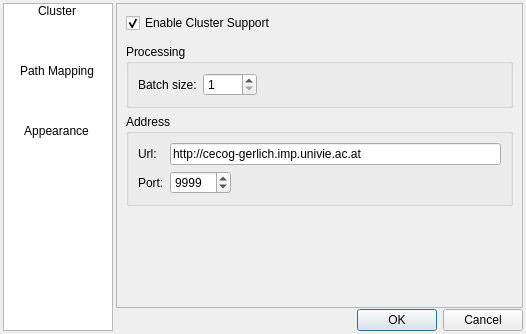
<?xml version="1.0" encoding="UTF-8"?>
<ui version="4.0">
 <class>Dialog</class>
 <widget class="QDialog" name="Dialog">
  <property name="geometry">
   <rect>
    <x>0</x>
    <y>0</y>
    <width>526</width>
    <height>334</height>
   </rect>
  </property>
  <property name="windowTitle">
   <string>Preferences</string>
  </property>
  <property name="windowIcon">
   <iconset>
    <normaloff>:/resources/icons/applications-system.png</normaloff>:/resources/icons/applications-system.png</iconset>
  </property>
  <layout class="QGridLayout" name="gridLayout_2">
   <property name="margin">
    <number>3</number>
   </property>
   <property name="spacing">
    <number>3</number>
   </property>
   <item row="0" column="1">
    <layout class="QVBoxLayout" name="vbox">
     <property name="spacing">
      <number>1</number>
     </property>
     <item>
      <widget class="QStackedWidget" name="stack">
       <property name="frameShape">
        <enum>QFrame::StyledPanel</enum>
       </property>
       <property name="currentIndex">
        <number>0</number>
       </property>
       <widget class="QWidget" name="cluster">
        <layout class="QVBoxLayout" name="verticalLayout">
         <item>
          <widget class="QCheckBox" name="cluster_support">
           <property name="toolTip">
            <string>&lt;html&gt;&lt;head/&gt;&lt;body&gt;&lt;p&gt;Enable/disable cluster support. &lt;/p&gt;&lt;/body&gt;&lt;/html&gt;</string>
           </property>
           <property name="text">
            <string>Enable Cluster Support</string>
           </property>
           <property name="checked">
            <bool>true</bool>
           </property>
          </widget>
         </item>
         <item>
          <spacer name="verticalSpacer">
           <property name="orientation">
            <enum>Qt::Vertical</enum>
           </property>
           <property name="sizeType">
            <enum>QSizePolicy::Fixed</enum>
           </property>
           <property name="sizeHint" stdset="0">
            <size>
             <width>20</width>
             <height>5</height>
            </size>
           </property>
          </spacer>
         </item>
         <item>
          <widget class="QGroupBox" name="gbox2">
           <property name="toolTip">
            <string>&lt;html&gt;&lt;head/&gt;&lt;body&gt;&lt;p&gt;Batch size:&lt;/p&gt;&lt;p&gt;The remote machine runs #positons/&amp;lt;batch size&amp;gt; processes. This paremeter reduces the degree of parallelisation.&lt;/p&gt;&lt;/body&gt;&lt;/html&gt;</string>
           </property>
           <property name="title">
            <string>Processing</string>
           </property>
           <layout class="QHBoxLayout" name="horizontalLayout">
            <item>
             <widget class="QLabel" name="label">
              <property name="sizePolicy">
               <sizepolicy hsizetype="Maximum" vsizetype="Preferred">
                <horstretch>0</horstretch>
                <verstretch>0</verstretch>
               </sizepolicy>
              </property>
              <property name="text">
               <string>Batch size:</string>
              </property>
             </widget>
            </item>
            <item>
             <widget class="QSpinBox" name="batch_size">
              <property name="minimum">
               <number>1</number>
              </property>
              <property name="maximum">
               <number>1000</number>
              </property>
             </widget>
            </item>
            <item>
             <spacer name="hspacer">
              <property name="orientation">
               <enum>Qt::Horizontal</enum>
              </property>
              <property name="sizeHint" stdset="0">
               <size>
                <width>40</width>
                <height>20</height>
               </size>
              </property>
             </spacer>
            </item>
           </layout>
          </widget>
         </item>
         <item>
          <widget class="QGroupBox" name="gbox">
           <property name="title">
            <string>Address</string>
           </property>
           <layout class="QHBoxLayout" name="horizontalLayout_4">
            <item>
             <layout class="QGridLayout" name="gridLayout">
              <property name="sizeConstraint">
               <enum>QLayout::SetMaximumSize</enum>
              </property>
              <item row="0" column="0">
               <widget class="QLabel" name="labelHost">
                <property name="text">
                 <string>Url:</string>
                </property>
               </widget>
              </item>
              <item row="1" column="0">
               <widget class="QLabel" name="labelPort">
                <property name="text">
                 <string>Port:</string>
                </property>
               </widget>
              </item>
              <item row="0" column="1">
               <widget class="QLineEdit" name="host">
                <property name="sizePolicy">
                 <sizepolicy hsizetype="MinimumExpanding" vsizetype="Fixed">
                  <horstretch>0</horstretch>
                  <verstretch>0</verstretch>
                 </sizepolicy>
                </property>
                <property name="text">
                 <string>http://cecog-gerlich.imp.univie.ac.at</string>
                </property>
               </widget>
              </item>
              <item row="1" column="1">
               <widget class="QSpinBox" name="port">
                <property name="sizePolicy">
                 <sizepolicy hsizetype="Fixed" vsizetype="Fixed">
                  <horstretch>0</horstretch>
                  <verstretch>0</verstretch>
                 </sizepolicy>
                </property>
                <property name="maximum">
                 <number>65535</number>
                </property>
                <property name="value">
                 <number>9999</number>
                </property>
               </widget>
              </item>
             </layout>
            </item>
           </layout>
          </widget>
         </item>
         <item>
          <spacer name="spacer2">
           <property name="orientation">
            <enum>Qt::Vertical</enum>
           </property>
           <property name="sizeHint" stdset="0">
            <size>
             <width>20</width>
             <height>40</height>
            </size>
           </property>
          </spacer>
         </item>
        </layout>
       </widget>
       <widget class="QWidget" name="pathmapping">
        <layout class="QVBoxLayout" name="verticalLayout_2">
         <property name="spacing">
          <number>3</number>
         </property>
         <property name="margin">
          <number>3</number>
         </property>
         <item>
          <layout class="QVBoxLayout" name="vbox_2">
           <property name="spacing">
            <number>0</number>
           </property>
           <item>
            <layout class="QHBoxLayout" name="hbox">
             <property name="spacing">
              <number>3</number>
             </property>
             <item>
              <widget class="QLabel" name="tp_label">
               <property name="toolTip">
                <string>&lt;html&gt;&lt;head/&gt;&lt;body&gt;&lt;p&gt;Target Platform:&lt;/p&gt;&lt;p&gt;Operating system of the cluster.&lt;/p&gt;&lt;/body&gt;&lt;/html&gt;</string>
               </property>
               <property name="text">
                <string>Target Platform:</string>
               </property>
              </widget>
             </item>
             <item>
              <widget class="QComboBox" name="target_platform">
               <property name="toolTip">
                <string>&lt;html&gt;&lt;head/&gt;&lt;body&gt;&lt;p&gt;Target Platform:&lt;/p&gt;&lt;p&gt;Operating system of the cluster.&lt;/p&gt;&lt;/body&gt;&lt;/html&gt;</string>
               </property>
              </widget>
             </item>
             <item>
              <spacer name="horizontalSpacer_2">
               <property name="orientation">
                <enum>Qt::Horizontal</enum>
               </property>
               <property name="sizeHint" stdset="0">
                <size>
                 <width>40</width>
                 <height>20</height>
                </size>
               </property>
              </spacer>
             </item>
             <item>
              <widget class="QPushButton" name="addBtn">
               <property name="toolTip">
                <string>&lt;html&gt;&lt;head/&gt;&lt;body&gt;&lt;p&gt;Add new path&lt;/p&gt;&lt;/body&gt;&lt;/html&gt;</string>
               </property>
               <property name="text">
                <string>Add</string>
               </property>
              </widget>
             </item>
             <item>
              <widget class="QPushButton" name="deleteBtn">
               <property name="toolTip">
                <string>&lt;html&gt;&lt;head/&gt;&lt;body&gt;&lt;p&gt;Delete selected path&lt;/p&gt;&lt;/body&gt;&lt;/html&gt;</string>
               </property>
               <property name="text">
                <string>Delete</string>
               </property>
              </widget>
             </item>
            </layout>
           </item>
           <item>
            <widget class="QTreeWidget" name="mappings">
             <property name="enabled">
              <bool>true</bool>
             </property>
             <property name="minimumSize">
              <size>
               <width>314</width>
               <height>0</height>
              </size>
             </property>
             <property name="editTriggers">
              <set>QAbstractItemView::DoubleClicked|QAbstractItemView::EditKeyPressed</set>
             </property>
             <property name="tabKeyNavigation">
              <bool>true</bool>
             </property>
             <property name="indentation">
              <number>0</number>
             </property>
             <property name="uniformRowHeights">
              <bool>false</bool>
             </property>
             <property name="itemsExpandable">
              <bool>false</bool>
             </property>
             <property name="animated">
              <bool>true</bool>
             </property>
             <property name="wordWrap">
              <bool>false</bool>
             </property>
             <property name="expandsOnDoubleClick">
              <bool>true</bool>
             </property>
             <attribute name="headerDefaultSectionSize">
              <number>100</number>
             </attribute>
             <attribute name="headerShowSortIndicator" stdset="0">
              <bool>false</bool>
             </attribute>
             <column>
              <property name="text">
               <string notr="true">1</string>
              </property>
             </column>
            </widget>
           </item>
          </layout>
         </item>
        </layout>
       </widget>
       <widget class="QWidget" name="stylesheet">
        <widget class="QGroupBox" name="groupBox">
         <property name="geometry">
          <rect>
           <x>9</x>
           <y>9</y>
           <width>391</width>
           <height>81</height>
          </rect>
         </property>
         <property name="title">
          <string>Color scheme</string>
         </property>
         <widget class="QComboBox" name="style_select">
          <property name="geometry">
           <rect>
            <x>90</x>
            <y>30</y>
            <width>281</width>
            <height>22</height>
           </rect>
          </property>
         </widget>
         <widget class="QLabel" name="label_2">
          <property name="geometry">
           <rect>
            <x>10</x>
            <y>30</y>
            <width>71</width>
            <height>16</height>
           </rect>
          </property>
          <property name="text">
           <string>Style Sheet</string>
          </property>
         </widget>
        </widget>
       </widget>
      </widget>
     </item>
     <item>
      <widget class="QDialogButtonBox" name="buttonBox">
       <property name="orientation">
        <enum>Qt::Horizontal</enum>
       </property>
       <property name="standardButtons">
        <set>QDialogButtonBox::Cancel|QDialogButtonBox::Ok</set>
       </property>
      </widget>
     </item>
    </layout>
   </item>
   <item row="0" column="0">
    <widget class="QListWidget" name="listWidget">
     <property name="sizePolicy">
      <sizepolicy hsizetype="Fixed" vsizetype="Expanding">
       <horstretch>0</horstretch>
       <verstretch>0</verstretch>
      </sizepolicy>
     </property>
     <property name="minimumSize">
      <size>
       <width>110</width>
       <height>0</height>
      </size>
     </property>
     <property name="maximumSize">
      <size>
       <width>100</width>
       <height>16777215</height>
      </size>
     </property>
     <property name="horizontalScrollBarPolicy">
      <enum>Qt::ScrollBarAlwaysOff</enum>
     </property>
     <property name="iconSize">
      <size>
       <width>32</width>
       <height>32</height>
      </size>
     </property>
     <property name="movement">
      <enum>QListView::Static</enum>
     </property>
     <property name="flow">
      <enum>QListView::LeftToRight</enum>
     </property>
     <property name="gridSize">
      <size>
       <width>106</width>
       <height>60</height>
      </size>
     </property>
     <property name="viewMode">
      <enum>QListView::IconMode</enum>
     </property>
     <item>
      <property name="text">
       <string>Cluster</string>
      </property>
      <property name="icon">
       <iconset resource="../../cecog.qrc">
        <normaloff>:/network-server.png</normaloff>:/network-server.png</iconset>
      </property>
     </item>
     <item>
      <property name="text">
       <string>Path Mapping</string>
      </property>
      <property name="icon">
       <iconset resource="../../cecog.qrc">
        <normaloff>:/picmi.png</normaloff>:/picmi.png</iconset>
      </property>
     </item>
     <item>
      <property name="text">
       <string>Appearance</string>
      </property>
      <property name="icon">
       <iconset resource="../../cecog.qrc">
        <normaloff>:/general.png</normaloff>:/general.png</iconset>
      </property>
     </item>
    </widget>
   </item>
  </layout>
 </widget>
 <resources>
  <include location="../../cecog.qrc"/>
 </resources>
 <connections>
  <connection>
   <sender>buttonBox</sender>
   <signal>accepted()</signal>
   <receiver>Dialog</receiver>
   <slot>accept()</slot>
   <hints>
    <hint type="sourcelabel">
     <x>248</x>
     <y>254</y>
    </hint>
    <hint type="destinationlabel">
     <x>157</x>
     <y>274</y>
    </hint>
   </hints>
  </connection>
  <connection>
   <sender>buttonBox</sender>
   <signal>rejected()</signal>
   <receiver>Dialog</receiver>
   <slot>reject()</slot>
   <hints>
    <hint type="sourcelabel">
     <x>316</x>
     <y>260</y>
    </hint>
    <hint type="destinationlabel">
     <x>286</x>
     <y>274</y>
    </hint>
   </hints>
  </connection>
  <connection>
   <sender>listWidget</sender>
   <signal>currentRowChanged(int)</signal>
   <receiver>stack</receiver>
   <slot>setCurrentIndex(int)</slot>
   <hints>
    <hint type="sourcelabel">
     <x>71</x>
     <y>228</y>
    </hint>
    <hint type="destinationlabel">
     <x>396</x>
     <y>228</y>
    </hint>
   </hints>
  </connection>
 </connections>
</ui>
